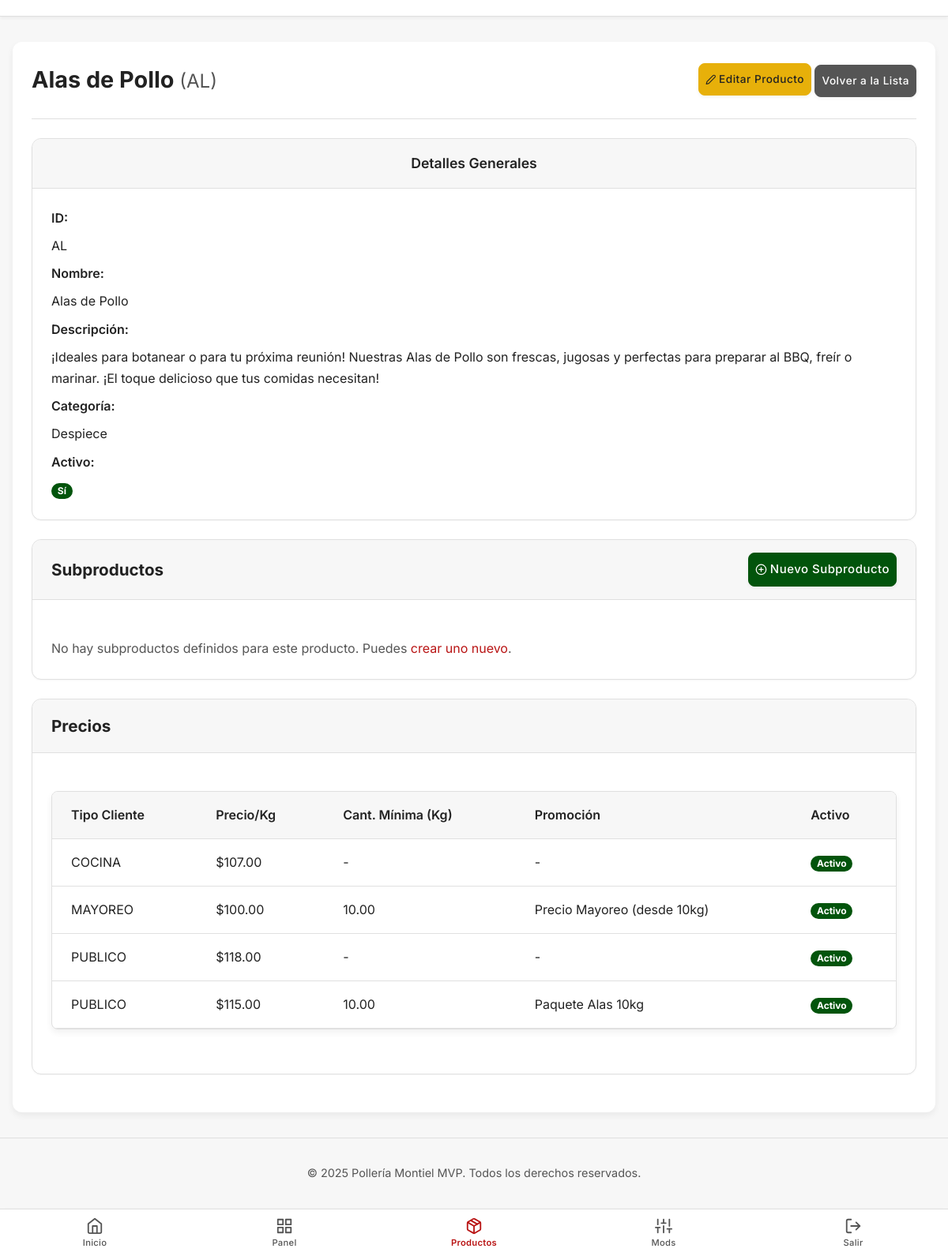
The app's page /productos/ver/AL (signed in) with its own data.
### app/models.py (models this page shows, shortened)
class Producto(db.Model):
    __tablename__ = 'productos'
    id = db.Column(db.String(10), primary_key=True) # Código del producto, ej: 'PECH'
    nombre = db.Column(db.String(100), index=True, unique=True, nullable=False)
    descripcion = db.Column(db.Text, nullable=True)
    categoria = db.Column(db.String(50), index=True, nullable=False) # Ej: 'POLLO_CRUDO', 'MENUDENCIA'
    activo = db.Column(db.Boolean, nullable=False, default=True, index=True)
    subproductos = db.relationship('Subproducto', back_populates='producto_padre', lazy='dynamic', cascade='all, delete-orphan')
    modificaciones_directas = db.relationship(
        'Modificacion',
        secondary=producto_modificacion_association,
        back_populates='productos_asociados',
        lazy='dynamic'
    )
    precios = db.relationship('Precio', foreign_keys='Precio.producto_id', back_populates='producto_base', lazy='dynamic', cascade='all, delete-orphan')

class Precio(db.Model):
    __tablename__ = 'precios'
    id = db.Column(db.Integer, primary_key=True)
    producto_id = db.Column(db.String(10), db.ForeignKey('productos.id'), nullable=True, index=True)
    subproducto_id = db.Column(db.Integer, db.ForeignKey('subproductos.id'), nullable=True, index=True)
    tipo_cliente = db.Column(db.String(50), nullable=False, index=True) # Ej: 'PUBLICO', 'COCINA'
    precio_kg = db.Column(db.Float, nullable=False)
    cantidad_minima_kg = db.Column(db.Float, nullable=False, default=0.0)
    etiqueta_promo = db.Column(db.String(100), nullable=True)
    fecha_inicio_vigencia = db.Column(db.Date, nullable=True, index=True)
    fecha_fin_vigencia = db.Column(db.Date, nullable=True, index=True)
    activo = db.Column(db.Boolean, nullable=False, default=True, index=True)
    producto_base = db.relationship('Producto', foreign_keys=[producto_id], back_populates='precios')
    subproducto_base = db.relationship('Subproducto', foreign_keys=[subproducto_id], back_populates='precios')
    __table_args__ = (
        CheckConstraint(
            '(producto_id IS NOT NULL AND subproducto_id IS NULL) OR (producto_id IS NULL AND subproducto_id IS NOT NULL)',
            name='chk_precio_target_not_both_or_none' # Nombre ajustado para claridad
        ),
        UniqueConstraint('producto_id', 'tipo_cliente', 'cantidad_minima_kg', name='uq_precio_prod_tipo_cantmin'),
        UniqueConstraint('subproducto_id', 'tipo_cliente', 'cantidad_minima_kg', name='uq_precio_subprod_tipo_cantmin'),
    )

### app/productos/routes.py (the view)
@bp.route('/ver/<string:producto_id>')
@login_required
def ver_producto(producto_id):
    if current_user.rol != 'ADMINISTRADOR': # O el rol que deba tener acceso a ver detalles
        flash('No tienes permiso para ver los detalles de este producto.', 'danger')
        return redirect(url_for('productos.listar_productos'))
    producto = services.obtener_producto_por_id(producto_id)
    if not producto:
        flash(f'Producto con ID "{producto_id}" no encontrado.', 'warning')
        return redirect(url_for('productos.listar_productos'))
    modificaciones_directas = services.obtener_modificaciones_para_producto(producto) # Asumiendo que agregamos esta función al servicio
    subproductos_asociados = services.obtener_subproductos_para_producto(producto)
    precios_del_producto = services.obtener_precios_para_producto(producto)
    return render_template('productos/ver_producto.html',
                           title=f"Detalle: {producto.nombre}",
                           producto=producto,
                           modificaciones=modificaciones_directas,
                           subproductos=subproductos_asociados,
                           precios=precios_del_producto)

### app/models.py (called while the page is built)
@login.user_loader
def load_user(id):
    return db.session.get(Usuario, int(id))

### app/productos/services.py (called while the page is built)
def obtener_producto_por_id(producto_id):
    return db.session.get(Producto, producto_id.upper())

def obtener_subproductos_para_producto(producto):
    return producto.subproductos.order_by(Subproducto.nombre.asc()).all()

def obtener_modificaciones_para_producto(producto):
    return producto.modificaciones_directas.order_by(Modificacion.nombre.asc()).all()

def obtener_precios_para_producto(producto):
    return producto.precios.order_by(Precio.tipo_cliente.asc(), Precio.cantidad_minima_kg.asc()).all()

### app/templates/productos/ver_producto.html (shortened to what this page needs)
{% extends "layouts/base.html" %}
{% block content %}
<main>
    <div class="page-content">
        <div class="header-row">
            <h1>{{ producto.nombre }} <small class="text-secondary-color">({{ producto.id }})</small></h1>
            <div class="form-actions">
                <a href="{{ url_for('productos.editar_producto', producto_id=producto.id) }}" class="btn btn--warning btn--small">
                    <svg xmlns="http://www.w3.org/2000/svg" width="16" height="16" viewBox="0 0 24 24" fill="none" stroke="currentColor" stroke-width="2" stroke-linecap="round" stroke-linejoin="round" class="feather feather-edit-2"><path d="M17 3a2.828 2.828 0 1 1 4 4L7.5 20.5 2 22l1.5-5.5L17 3z"></path></svg>
                    Editar Producto
                </a>
                <a href="{{ url_for('productos.listar_productos') }}" class="btn btn--secondary btn--small">Volver a la Lista</a>
            </div>
        </div>
        <hr class="custom-hr">
        <div class="custom-card">
            <div class="card-header">Detalles Generales</div>
            <div class="card-body">
                <dl class="detail-grid">
                    <dt class="detail-grid-label">ID:</dt>
                    <dd class="detail-grid-value">{{ producto.id }}</dd>
                    <dt class="detail-grid-label">Nombre:</dt>
                    <dd class="detail-grid-value">{{ producto.nombre }}</dd>
                    <dt class="detail-grid-label">Descripción:</dt>
                    <dd class="detail-grid-value">{{ producto.descripcion if producto.descripcion else '-' }}</dd>
                    <dt class="detail-grid-label">Categoría:</dt>
                    <dd class="detail-grid-value">{{ producto.categoria }}</dd>
                    <dt class="detail-grid-label">Activo:</dt>
                    <dd class="detail-grid-value">
                        {% if producto.activo %}
                            <span class="badge badge--success">Sí</span>
                        {% else %}
                            <span class="badge badge--danger">No</span>
                        {% endif %}
                    </dd>
                </dl>
            </div>
        </div>
        <div class="custom-card">
            <div class="card-header header-row">
                <h3>Subproductos</h3>
                <a href="{{ url_for('productos.crear_subproducto', producto_padre_id=producto.id) }}" class="btn btn--primary btn--small">
                    Nuevo Subproducto
                </a>
            </div>
            <div class="card-body">
                {% if subproductos %}
                    <ul class="custom-list">
                        {% for sub in subproductos %}
                            <li class="custom-list-item custom-list-item--action">
                                <div class="header-row" style="margin-bottom: 0;">
                                    <div>
                                        <strong>{{ sub.nombre }}</strong> <small class="text-secondary-color">({{ sub.id }})</small>
                                        {% if sub.activo %}
                                            <span class="badge badge--success">Activo</span>
                                        {% else %}
                                            <span class="badge badge--danger">Inactivo</span>
                                        {% endif %}
                                    </div>
                                    <div class="actions-cell">
                                        <a href="{{ url_for('productos.editar_subproducto', producto_id=producto.id, subproducto_id=sub.id) }}" class="btn btn--warning btn--small" title="Editar Subproducto">
                                            <svg xmlns="http://www.w3.org/2000/svg" width="16" height="16" viewBox="0 0 24 24" fill="none" stroke="currentColor" stroke-width="2" stroke-linecap="round" stroke-linejoin="round" class="feather feather-edit-2"><path d="M17 3a2.828 2.828 0 1 1 4 4L7.5 20.5 2 22l1.5-5.5L17 3z"></path></svg>
                                            Editar
                                        </a>
                                    </div>
                                </div>
                                <p class="text-secondary-color" style="margin-top: var(--espacio-xs); margin-bottom: 0;">{{ sub.descripcion if sub.descripcion else 'Sin descripción.' }}</p>
                                {% if sub.modificaciones %}
                                    <p style="margin-top: var(--espacio-s); margin-bottom: var(--espacio-xs); font-weight: 600;">Modificaciones:</p>
                                    <div class="form-actions" style="justify-content: flex-start; margin-top: 0;">
                                        {% for mod in sub.modificaciones %}
                                            <span class="badge badge--secondary">{{ mod.nombre }}</span>
                                        {% endfor %}
                                    </div>
                                {% endif %}
                            </li>
                        {% endfor %}
                    </ul>
                {% else %}
                    <p class="text-secondary-color">No hay subproductos definidos para este producto. Puedes <a href="{{ url_for('productos.crear_subproducto', producto_padre_id=producto.id) }}">crear uno nuevo</a>.</p>
                {% endif %}
            </div>
        </div>
        <div class="custom-card">
            <div class="card-header header-row">
                <h3>Precios</h3>
            </div>
            <div class="card-body">
                {% if precios %}
                    <div class="table-container">
                        <table class="custom-table">
                            <thead>
                                <tr>
                                    <th>Tipo Cliente</th>
                                    <th>Precio/Kg</th>
                                    <th>Cant. Mínima (Kg)</th>
                                    <th>Promoción</th>
                                    <th>Activo</th>
                                </tr>
                            </thead>
                            <tbody>
                                {% for precio in precios %}
                                    <tr>
                                        <td data-label="Tipo Cliente">{{ precio.tipo_cliente }}</td>
                                        <td data-label="Precio/Kg">${{ "%.2f"|format(precio.precio_kg) }}</td>
                                        <td data-label="Cant. Mínima (Kg)">{{ "%.2f"|format(precio.cantidad_minima_kg) if precio.cantidad_minima_kg > 0 else '-' }}</td>
                                        <td data-label="Promoción">{{ precio.etiqueta_promo if precio.etiqueta_promo else '-' }}</td>
                                        <td data-label="Activo">
                                            {% if precio.activo %}
                                                <span class="badge badge--success">Activo</span>
                                            {% else %}
                                                <span class="badge badge--danger">Inactivo</span>
                                            {% endif %}
                                        </td>
                                    </tr>
                                {% endfor %}
                            </tbody>
                        </table>
                    </div>
                {% else %}
                    <p class="text-secondary-color">No hay precios definidos directamente para este producto.</p>
                {% endif %}
            </div>
        </div>
    </div>
</main>
{% endblock %}

### records on screen
Producto: nombre "Alas de Pollo", id "AL", descripcion "¡Ideales para botanear o para tu próxima reunión! Nuestras Alas de Pollo son frescas, jugosas y perfectas para preparar al BBQ, freír o marinar. ¡El toque delicioso que tus comidas necesitan!", categoria "Despiece"
Precio: tipo_cliente "COCINA", precio_kg "107.00", cantidad_minima_kg "-", etiqueta_promo "-", activo "Activo"
Precio: tipo_cliente "MAYOREO", precio_kg "100.00", cantidad_minima_kg "10.00", etiqueta_promo "Precio Mayoreo (desde 10kg)", activo "Activo"
Precio: tipo_cliente "PUBLICO", precio_kg "118.00", cantidad_minima_kg "-", etiqueta_promo "-", activo "Activo"
Precio: tipo_cliente "PUBLICO", precio_kg "115.00", cantidad_minima_kg "10.00", etiqueta_promo "Paquete Alas 10kg", activo "Activo"
